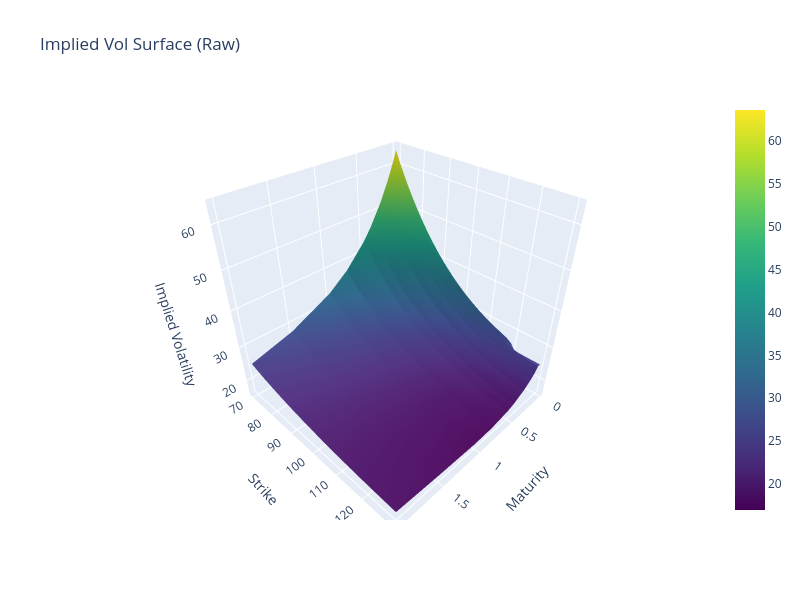

Notebook code for this chart:
### Markdown cell above
### Implied Volatility Surface

### Code cell
plot_volatility_surface(implied_raw * 100, title="Implied Vol Surface (Raw)")

### Figure 1 — Plotly figure (JSON) as saved in the notebook; plotly's stock layout.template omitted (floating-point values rounded to 4 significant figures; data arrays with more than 128 entries replaced by an {"elided": "..."} marker saying what was removed)
{"data": [{"colorscale": [[0, "#440154"], [0.1111, "#482878"], [0.2222, "#3e4989"], [0.3333, "#31688e"], [0.4444, "#26828e"], [0.5556, "#1f9e89"], [0.6667, "#35b779"], [0.7778, "#6ece58"], [0.8889, "#b5de2b"], [1, "#fde725"]], "showscale": true, "type": "surface", "x": {"elided": "41x11 float values"}, "y": {"elided": "41x11 float values"}, "z": {"elided": "41x11 float values"}}], "layout": {"height": 600, "scene": {"xaxis": {"title": {"text": "Maturity"}}, "yaxis": {"title": {"text": "Strike"}}, "zaxis": {"title": {"text": "Implied Volatility"}}}, "title": {"text": "Implied Vol Surface (Raw)"}, "width": 800}}
